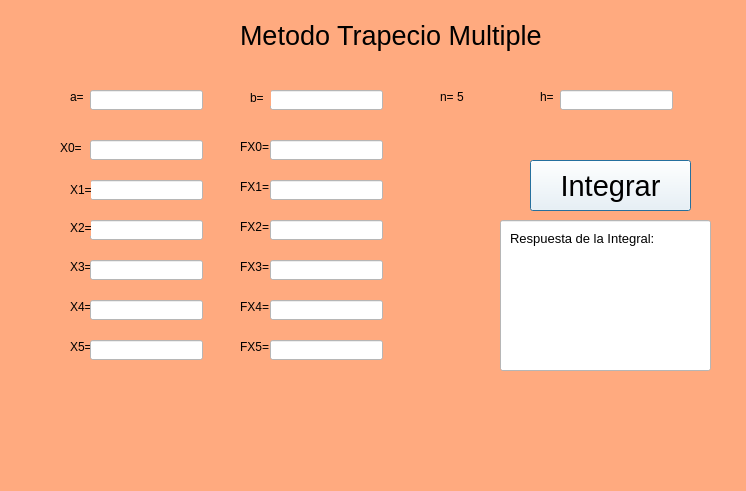
<?xml version="1.0" encoding="UTF-8"?>
<ui version="4.0">
 <class>Dialog</class>
 <widget class="QDialog" name="Dialog">
  <property name="geometry">
   <rect>
    <x>0</x>
    <y>0</y>
    <width>746</width>
    <height>491</height>
   </rect>
  </property>
  <property name="tabletTracking">
   <bool>false</bool>
  </property>
  <property name="windowTitle">
   <string>Metodo de Trapecio Multiple</string>
  </property>
  <property name="styleSheet">
   <string notr="true">background-color: rgb(255, 170, 127);</string>
  </property>
  <widget class="QLabel" name="label_9">
   <property name="geometry">
    <rect>
     <x>70</x>
     <y>260</y>
     <width>47</width>
     <height>13</height>
    </rect>
   </property>
   <property name="text">
    <string>X3=</string>
   </property>
  </widget>
  <widget class="QLabel" name="label_3">
   <property name="geometry">
    <rect>
     <x>70</x>
     <y>90</y>
     <width>47</width>
     <height>13</height>
    </rect>
   </property>
   <property name="text">
    <string>a=</string>
   </property>
  </widget>
  <widget class="QLabel" name="label_11">
   <property name="geometry">
    <rect>
     <x>70</x>
     <y>340</y>
     <width>47</width>
     <height>13</height>
    </rect>
   </property>
   <property name="text">
    <string>X5=</string>
   </property>
  </widget>
  <widget class="QLineEdit" name="txtx5">
   <property name="geometry">
    <rect>
     <x>90</x>
     <y>340</y>
     <width>113</width>
     <height>20</height>
    </rect>
   </property>
   <property name="styleSheet">
    <string notr="true">background-color: rgb(255, 255, 255);</string>
   </property>
  </widget>
  <widget class="QLabel" name="label_15">
   <property name="geometry">
    <rect>
     <x>240</x>
     <y>140</y>
     <width>47</width>
     <height>13</height>
    </rect>
   </property>
   <property name="text">
    <string>FX0=</string>
   </property>
  </widget>
  <widget class="QLabel" name="label_6">
   <property name="geometry">
    <rect>
     <x>540</x>
     <y>90</y>
     <width>47</width>
     <height>13</height>
    </rect>
   </property>
   <property name="text">
    <string>h=</string>
   </property>
  </widget>
  <widget class="QLineEdit" name="txtx1">
   <property name="geometry">
    <rect>
     <x>90</x>
     <y>180</y>
     <width>113</width>
     <height>20</height>
    </rect>
   </property>
   <property name="styleSheet">
    <string notr="true">background-color: rgb(255, 255, 255);</string>
   </property>
  </widget>
  <widget class="QLabel" name="label_13">
   <property name="geometry">
    <rect>
     <x>240</x>
     <y>300</y>
     <width>47</width>
     <height>13</height>
    </rect>
   </property>
   <property name="text">
    <string>FX4=</string>
   </property>
  </widget>
  <widget class="QLabel" name="label_12">
   <property name="geometry">
    <rect>
     <x>240</x>
     <y>180</y>
     <width>47</width>
     <height>13</height>
    </rect>
   </property>
   <property name="text">
    <string>FX1=</string>
   </property>
  </widget>
  <widget class="QLabel" name="label_14">
   <property name="geometry">
    <rect>
     <x>240</x>
     <y>260</y>
     <width>47</width>
     <height>13</height>
    </rect>
   </property>
   <property name="text">
    <string>FX3=</string>
   </property>
  </widget>
  <widget class="QLabel" name="label_5">
   <property name="geometry">
    <rect>
     <x>440</x>
     <y>90</y>
     <width>47</width>
     <height>13</height>
    </rect>
   </property>
   <property name="text">
    <string>n= 5</string>
   </property>
  </widget>
  <widget class="QLabel" name="label_10">
   <property name="geometry">
    <rect>
     <x>70</x>
     <y>300</y>
     <width>47</width>
     <height>13</height>
    </rect>
   </property>
   <property name="text">
    <string>X4=</string>
   </property>
  </widget>
  <widget class="QLabel" name="label_17">
   <property name="geometry">
    <rect>
     <x>240</x>
     <y>340</y>
     <width>47</width>
     <height>13</height>
    </rect>
   </property>
   <property name="text">
    <string>FX5=</string>
   </property>
  </widget>
  <widget class="QLabel" name="label_16">
   <property name="geometry">
    <rect>
     <x>240</x>
     <y>220</y>
     <width>47</width>
     <height>13</height>
    </rect>
   </property>
   <property name="text">
    <string>FX2=</string>
   </property>
  </widget>
  <widget class="QLineEdit" name="txtx4">
   <property name="geometry">
    <rect>
     <x>90</x>
     <y>300</y>
     <width>113</width>
     <height>20</height>
    </rect>
   </property>
   <property name="styleSheet">
    <string notr="true">background-color: rgb(255, 255, 255);</string>
   </property>
  </widget>
  <widget class="QLineEdit" name="txtx0">
   <property name="geometry">
    <rect>
     <x>90</x>
     <y>140</y>
     <width>113</width>
     <height>20</height>
    </rect>
   </property>
   <property name="styleSheet">
    <string notr="true">background-color: rgb(255, 255, 255);</string>
   </property>
  </widget>
  <widget class="QPushButton" name="btnintegrar">
   <property name="geometry">
    <rect>
     <x>530</x>
     <y>160</y>
     <width>161</width>
     <height>51</height>
    </rect>
   </property>
   <property name="font">
    <font>
     <pointsize>22</pointsize>
    </font>
   </property>
   <property name="styleSheet">
    <string notr="true">background-color: rgb(255, 255, 255);</string>
   </property>
   <property name="text">
    <string>Integrar</string>
   </property>
  </widget>
  <widget class="QLineEdit" name="txth">
   <property name="geometry">
    <rect>
     <x>560</x>
     <y>90</y>
     <width>113</width>
     <height>20</height>
    </rect>
   </property>
   <property name="styleSheet">
    <string notr="true">background-color: rgb(255, 255, 255);</string>
   </property>
  </widget>
  <widget class="QLineEdit" name="txtintegral">
   <property name="geometry">
    <rect>
     <x>500</x>
     <y>220</y>
     <width>211</width>
     <height>151</height>
    </rect>
   </property>
   <property name="styleSheet">
    <string notr="true">background-color: rgb(255, 255, 255);</string>
   </property>
  </widget>
  <widget class="QLabel" name="label_2">
   <property name="geometry">
    <rect>
     <x>70</x>
     <y>180</y>
     <width>21</width>
     <height>20</height>
    </rect>
   </property>
   <property name="text">
    <string>X1=</string>
   </property>
  </widget>
  <widget class="QLineEdit" name="txtFx3">
   <property name="geometry">
    <rect>
     <x>270</x>
     <y>260</y>
     <width>113</width>
     <height>20</height>
    </rect>
   </property>
   <property name="styleSheet">
    <string notr="true">background-color: rgb(255, 255, 255);</string>
   </property>
  </widget>
  <widget class="QLabel" name="label_7">
   <property name="geometry">
    <rect>
     <x>60</x>
     <y>140</y>
     <width>21</width>
     <height>16</height>
    </rect>
   </property>
   <property name="text">
    <string>X0=</string>
   </property>
  </widget>
  <widget class="QLineEdit" name="txtFx2">
   <property name="geometry">
    <rect>
     <x>270</x>
     <y>220</y>
     <width>113</width>
     <height>20</height>
    </rect>
   </property>
   <property name="styleSheet">
    <string notr="true">background-color: rgb(255, 255, 255);</string>
   </property>
  </widget>
  <widget class="QLineEdit" name="TXTB">
   <property name="geometry">
    <rect>
     <x>270</x>
     <y>90</y>
     <width>113</width>
     <height>20</height>
    </rect>
   </property>
   <property name="styleSheet">
    <string notr="true">background-color: rgb(255, 255, 255);</string>
   </property>
  </widget>
  <widget class="QLineEdit" name="txtx2">
   <property name="geometry">
    <rect>
     <x>90</x>
     <y>220</y>
     <width>113</width>
     <height>20</height>
    </rect>
   </property>
   <property name="styleSheet">
    <string notr="true">background-color: rgb(255, 255, 255);</string>
   </property>
  </widget>
  <widget class="QLineEdit" name="txtFx5">
   <property name="geometry">
    <rect>
     <x>270</x>
     <y>340</y>
     <width>113</width>
     <height>20</height>
    </rect>
   </property>
   <property name="styleSheet">
    <string notr="true">background-color: rgb(255, 255, 255);</string>
   </property>
  </widget>
  <widget class="QLabel" name="label_4">
   <property name="geometry">
    <rect>
     <x>250</x>
     <y>90</y>
     <width>21</width>
     <height>16</height>
    </rect>
   </property>
   <property name="text">
    <string>b=</string>
   </property>
  </widget>
  <widget class="QLineEdit" name="txtFx1">
   <property name="geometry">
    <rect>
     <x>270</x>
     <y>180</y>
     <width>113</width>
     <height>20</height>
    </rect>
   </property>
   <property name="styleSheet">
    <string notr="true">background-color: rgb(255, 255, 255);</string>
   </property>
  </widget>
  <widget class="QLineEdit" name="txtFx4">
   <property name="geometry">
    <rect>
     <x>270</x>
     <y>300</y>
     <width>113</width>
     <height>20</height>
    </rect>
   </property>
   <property name="styleSheet">
    <string notr="true">background-color: rgb(255, 255, 255);</string>
   </property>
  </widget>
  <widget class="QLineEdit" name="TXTA">
   <property name="geometry">
    <rect>
     <x>90</x>
     <y>90</y>
     <width>113</width>
     <height>20</height>
    </rect>
   </property>
   <property name="styleSheet">
    <string notr="true">background-color: rgb(255, 255, 255);</string>
   </property>
  </widget>
  <widget class="QLineEdit" name="txtx3">
   <property name="geometry">
    <rect>
     <x>90</x>
     <y>260</y>
     <width>113</width>
     <height>20</height>
    </rect>
   </property>
   <property name="styleSheet">
    <string notr="true">background-color: rgb(255, 255, 255);</string>
   </property>
  </widget>
  <widget class="QLineEdit" name="txtFx0">
   <property name="geometry">
    <rect>
     <x>270</x>
     <y>140</y>
     <width>113</width>
     <height>20</height>
    </rect>
   </property>
   <property name="styleSheet">
    <string notr="true">background-color: rgb(255, 255, 255);</string>
   </property>
  </widget>
  <widget class="QLabel" name="label">
   <property name="geometry">
    <rect>
     <x>240</x>
     <y>20</y>
     <width>401</width>
     <height>31</height>
    </rect>
   </property>
   <property name="font">
    <font>
     <pointsize>20</pointsize>
    </font>
   </property>
   <property name="text">
    <string>Metodo Trapecio Multiple</string>
   </property>
  </widget>
  <widget class="QLabel" name="label_8">
   <property name="geometry">
    <rect>
     <x>70</x>
     <y>220</y>
     <width>21</width>
     <height>16</height>
    </rect>
   </property>
   <property name="text">
    <string>X2=</string>
   </property>
  </widget>
  <widget class="QLabel" name="label_18">
   <property name="geometry">
    <rect>
     <x>510</x>
     <y>230</y>
     <width>171</width>
     <height>16</height>
    </rect>
   </property>
   <property name="font">
    <font>
     <pointsize>10</pointsize>
    </font>
   </property>
   <property name="styleSheet">
    <string notr="true">background-color: rgb(255, 255, 255);</string>
   </property>
   <property name="text">
    <string>Respuesta de la Integral:</string>
   </property>
  </widget>
 </widget>
 <resources/>
 <connections/>
</ui>
